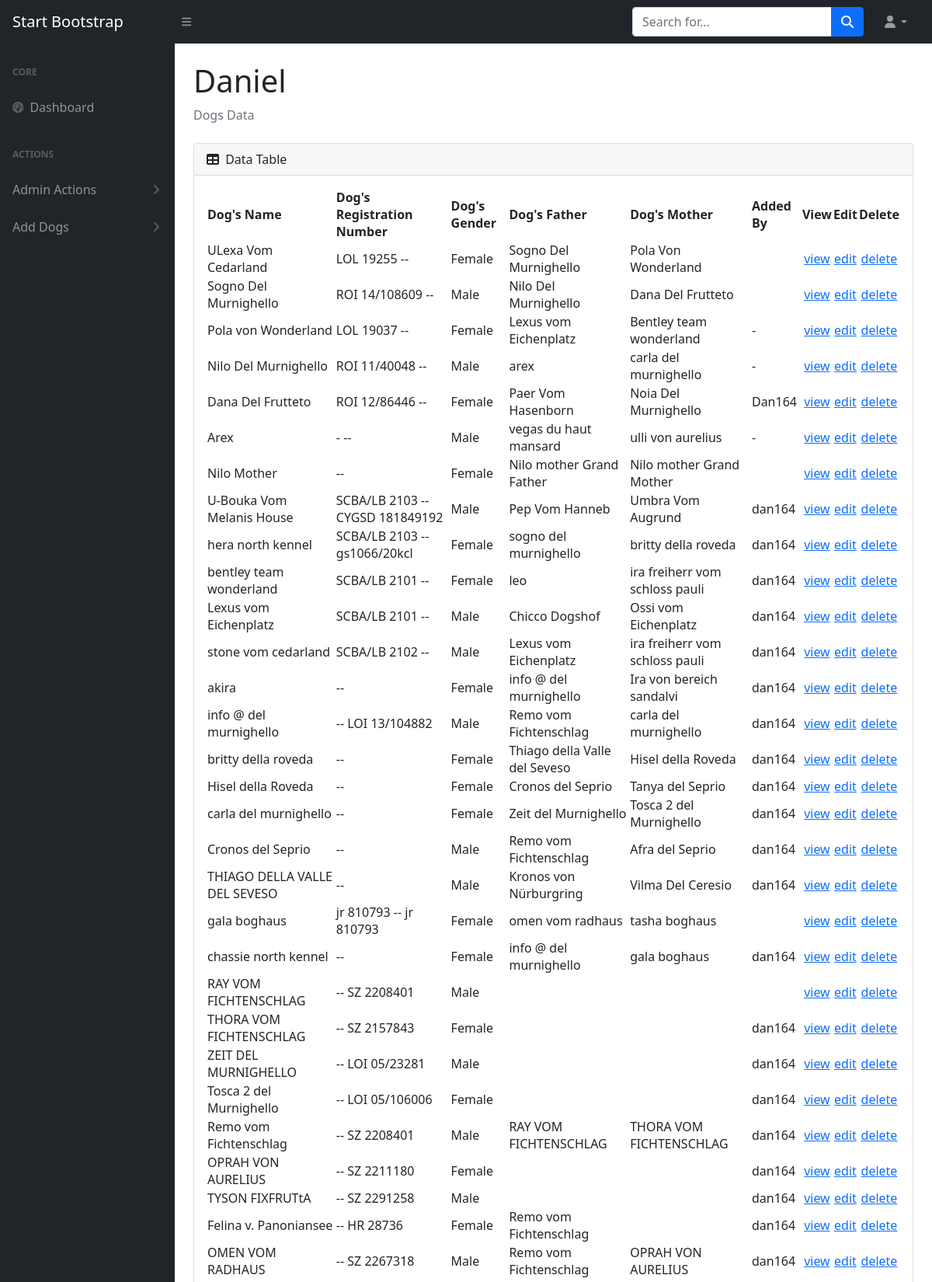
Screenshot of /main.php (upper part) with the database file from the repository.
### tables this page shows
CREATE TABLE `dogs` (
  `id` int(250) NOT NULL,
  `mn` varchar(250) NOT NULL,
  `dn` varchar(250) NOT NULL,
  `dob` varchar(250) NOT NULL,
  `drn` varchar(250) NOT NULL,
  `drn Others` varchar(250) NOT NULL,
  `dg` varchar(30) NOT NULL,
  `df` varchar(250) NOT NULL,
  `dm` varchar(250) NOT NULL,
  `dc` varchar(250) NOT NULL,
  `hc` varchar(250) NOT NULL,
  `st` varchar(250) NOT NULL,
  `hd` varchar(250) NOT NULL,
  `ed` varchar(250) NOT NULL,
  `dna` varchar(250) NOT NULL,
  `tat` varchar(250) NOT NULL,
  `wt` varchar(250) NOT NULL,
  `kkl` varchar(250) NOT NULL,
  `owner` varchar(250) NOT NULL,
  `oadd` varchar(250) NOT NULL,
  `badd` varchar(250) NOT NULL,
  `db` varchar(250) NOT NULL,
  `dp` varchar(250) NOT NULL,
  `addedby` varchar(250) NOT NULL
);

### include/connection.php (called while the page is built, shortened)
<?php
function exec_query($db,$query)
{
$con = mysqli_connect("localhost", "root", "","scbaupdated");
mysqli_query($con,"SET collation_connection = utf8_general_ci");
mysqli_set_charset($con,"utf8");
$r= mysqli_query($con,$query);
return $r;
}
?>

### main.php (the view, shortened to what this page needs)
<?php
include_once('head.php');
include_once('head2.php');
$user = $_SESSION['user'];
?>
        <div id="layoutSidenav">
            <div id="layoutSidenav_nav">
                <nav class="sb-sidenav accordion sb-sidenav-dark" id="sidenavAccordion">
                    <div class="sb-sidenav-menu">
                        <div class="nav">
                            <div class="sb-sidenav-menu-heading">Core</div>
                            <a class="nav-link" href="main.php">
                                <div class="sb-nav-link-icon"><i class="fas fa-tachometer-alt"></i></div>
                                Dashboard
                            </a>
                            <div class="sb-sidenav-menu-heading">Actions</div>
                            <a class="nav-link collapsed" href="#" data-bs-toggle="collapse" data-bs-target="#pagesCollapseAuth" aria-expanded="false" aria-controls="pagesCollapseAuth">
                                Admin Actions
                                <div class="sb-sidenav-collapse-arrow"><i class="fas fa-angle-down"></i></div>
                            </a>
                            <a class="nav-link collapsed" href="#" data-bs-toggle="collapse" data-bs-target="#pagesCollapseError" aria-expanded="false" aria-controls="pagesCollapseError">
                                Add Dogs
                                <div class="sb-sidenav-collapse-arrow"><i class="fas fa-angle-down"></i></div>
                            </a>
                        </div>
                    </div>
                </nav>
            </div>
            <div id="layoutSidenav_content">
                <main>
                    <div class="container-fluid px-4">
                        <h1 class="mt-4">Daniel</h1>
                        <ol class="breadcrumb mb-4">
                            <li class="breadcrumb-item active">Dogs Data</li>
                        </ol>
                        <div class="card mb-4">
                            <div class="card-header">
                                <i class="fas fa-table me-1"></i>
                                Data Table
                            </div>
                            <div class="card-body">
                                <table id="datatablesSimple">
                                    <thead>
                                        <tr>
                                            <th  >Dog's Name</th>
											<th  > Dog's Registration Number</th>
											<th  > Dog's Gender</th>
											<th  > Dog's Father</th>
											<th  > Dog's Mother</th>
											<th  > Added By</th>
											<th  >View</th>
											<th  >Edit</th>
											<th  >Delete</th>
                                        </tr>
                                    </thead>
                                    <tbody>
			                        <?php
					                    $query ="Select * from dogs";
				                         $request = exec_query(DBNAME,$query);
				                        while($row=mysqli_fetch_array($request)){
					                        Print "<tr>";
				                                Print '<td >'. $row['dn'] . "</td>";
				                                Print '<td>'. $row['drn'] ." -- ".$row['drn Others']."</td>";
				                                Print '<td>'. $row['dg'] ."</td>";
				                                Print '<td>'. $row['df'] . "</td>";
				                                Print '<td>'. $row['dm'] . "</td>";
				                                Print '<td>'. $row['addedby'] ."</td>";
												Print '<td align="center"><a href="view.php?fromPage=home&id='.$row['id'].'">view</a> </td>';
												Print '<td align="center"><a href="edit.php?id='.$row['id'].'&user='.$user.'">edit</a> </td>';
												Print '<td align="center"><a href="#" onclick = "deleteRow('.$row['id'].')">delete</a> </td>';
		       	 	                        Print "</tr>";
				                        }
			                        ?>
                                    </tbody>
                                </table>
                            </div>
                        </div>
                    </div>
                </main>
<?php
include_once('footer.php');
?>

### rows the page displays
dogs: dn "ULexa Vom Cedarland", drn "LOL 19255", dg "Female", df "Sogno Del Murnighello", dm "Pola Von Wonderland"
dogs: dn "Sogno Del Murnighello", drn "ROI 14/108609", dg "Male", df "Nilo Del Murnighello", dm "Dana Del Frutteto"
dogs: dn "Pola von Wonderland", drn "LOL 19037", dg "Female", df "Lexus vom Eichenplatz", dm "Bentley team wonderland", addedby "-"
dogs: dn "Nilo Del Murnighello", drn "ROI 11/40048", dg "Male", df "arex", dm "carla del murnighello", addedby "-"
dogs: dn "Dana Del Frutteto", drn "ROI 12/86446", dg "Female", df "Paer Vom Hasenborn", dm "Noia Del Murnighello", addedby "Dan164"
dogs: dn "Arex", drn "-", dg "Male", df "vegas du haut mansard", dm "ulli von aurelius", addedby "-"
dogs: dn "Nilo Mother", dg "Female", df "Nilo mother Grand Father", dm "Nilo mother Grand Mother"
dogs: dn "U-Bouka Vom Melanis House", drn "SCBA/LB 2103", drn Others "CYGSD 181849192", dg "Male", df "Pep Vom Hanneb", dm "Umbra Vom Augrund", addedby "dan164"
dogs: dn "hera north kennel", drn "SCBA/LB 2103", drn Others "gs1066/20kcl", dg "Female", df "sogno del murnighello", dm "britty della roveda", addedby "dan164"
dogs: dn "bentley team wonderland", drn "SCBA/LB 2101", dg "Female", df "leo", dm "ira freiherr vom schloss pauli", addedby "dan164"
dogs: dn "Lexus vom Eichenplatz", drn "SCBA/LB 2101", dg "Male", df "Chicco Dogshof", dm "Ossi vom Eichenplatz", addedby "dan164"
dogs: dn "stone vom cedarland", drn "SCBA/LB 2102", dg "Male", df "Lexus vom Eichenplatz", dm "ira freiherr vom schloss pauli", addedby "dan164"
dogs: dn "akira", dg "Female", df "info @ del murnighello", dm "Ira von bereich sandalvi", addedby "dan164"
dogs: dn "info @ del murnighello", drn Others "LOI 13/104882", dg "Male", df "Remo vom Fichtenschlag", dm "carla del murnighello", addedby "dan164"
dogs: dn "britty della roveda", dg "Female", df "Thiago della Valle del Seveso", dm "Hisel della Roveda", addedby "dan164"
dogs: dn "Hisel della Roveda", dg "Female", df "Cronos del Seprio", dm "Tanya del Seprio", addedby "dan164"
dogs: dn "carla del murnighello", dg "Female", df "Zeit del Murnighello", dm "Tosca 2 del Murnighello", addedby "dan164"
dogs: dn "Cronos del Seprio", dg "Male", df "Remo vom Fichtenschlag", dm "Afra del Seprio", addedby "dan164"
dogs: dn "THIAGO DELLA VALLE DEL SEVESO", dg "Male", df "Kronos von Nürburgring", dm "Vilma Del Ceresio", addedby "dan164"
dogs: dn "gala boghaus", drn "jr 810793", drn Others "jr 810793", dg "Female", df "omen vom radhaus", dm "tasha boghaus"
dogs: dn "chassie north kennel", dg "Female", df "info @ del murnighello", dm "gala boghaus", addedby "dan164"
dogs: dn "RAY VOM FICHTENSCHLAG", drn Others "SZ 2208401", dg "Male"
dogs: dn "THORA VOM FICHTENSCHLAG", drn Others "SZ 2157843", dg "Female", addedby "dan164"
dogs: dn "ZEIT DEL MURNIGHELLO", drn Others "LOI 05/23281", dg "Male", addedby "dan164"
dogs: dn "Tosca 2 del Murnighello", drn Others "LOI 05/106006", dg "Female", addedby "dan164"
dogs: dn "Remo vom Fichtenschlag", drn Others "SZ 2208401", dg "Male", df "RAY VOM FICHTENSCHLAG", dm "THORA VOM FICHTENSCHLAG", addedby "dan164"
dogs: dn "OPRAH VON AURELIUS", drn Others "SZ 2211180", dg "Female", addedby "dan164"
dogs: dn "TYSON FIXFRUTtA", drn Others "SZ 2291258", dg "Male", addedby "dan164"
dogs: dn "Felina v. Panoniansee", drn Others "HR 28736", dg "Female", df "Remo vom Fichtenschlag", addedby "dan164"
dogs: dn "OMEN VOM RADHAUS", drn Others "SZ 2267318", dg "Male", df "Remo vom Fichtenschlag", dm "OPRAH VON AURELIUS", addedby "dan164"
